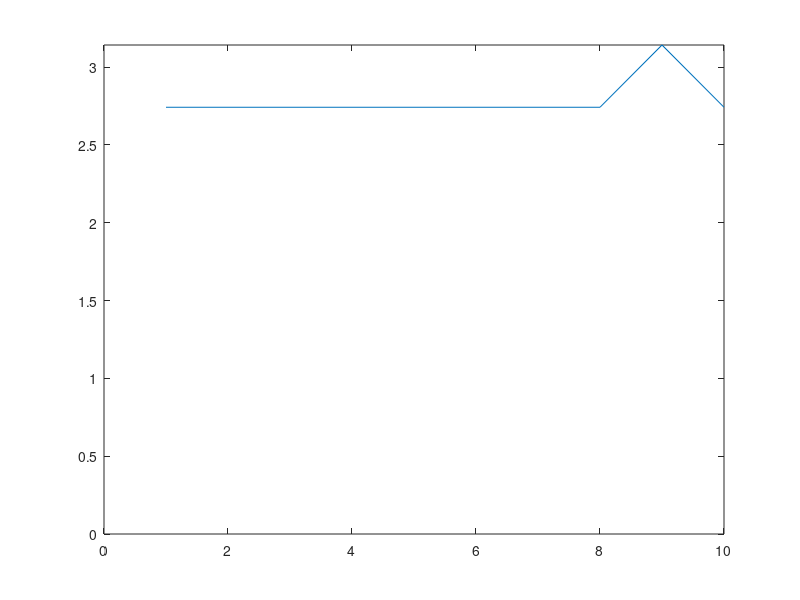

MATLAB code for this plot:
%Compare the experimental value of pi with the theoretical one.

hits=0;
r=10.2;
trials=10;

for n=1:trials
    
    xr(n)=rand()*(10.2+10.2)-10.2;  %random value generation
    yr(n)=rand()*(0+10.2)-10.2;     %random value generation
    
    d = sqrt(xr(n).^2+yr(n).^2);    %distance 
    
    if d<=r                         %comparing radius & distance
        hits=hits+1;                %increasing hits value by 1
    end
    pi=((hits/trials)*(20.4*10.2)*2)/(r.^2); %finding pi value
    error = 3.1416-pi;                       %fining error;
    err(n)=error;
    tr(n)=n;
    hits=0;
end
disp(err);
plot(tr,err);                       %plotting graph trials vs error
hold on;
axis([0 trials 0 3.1416]);

